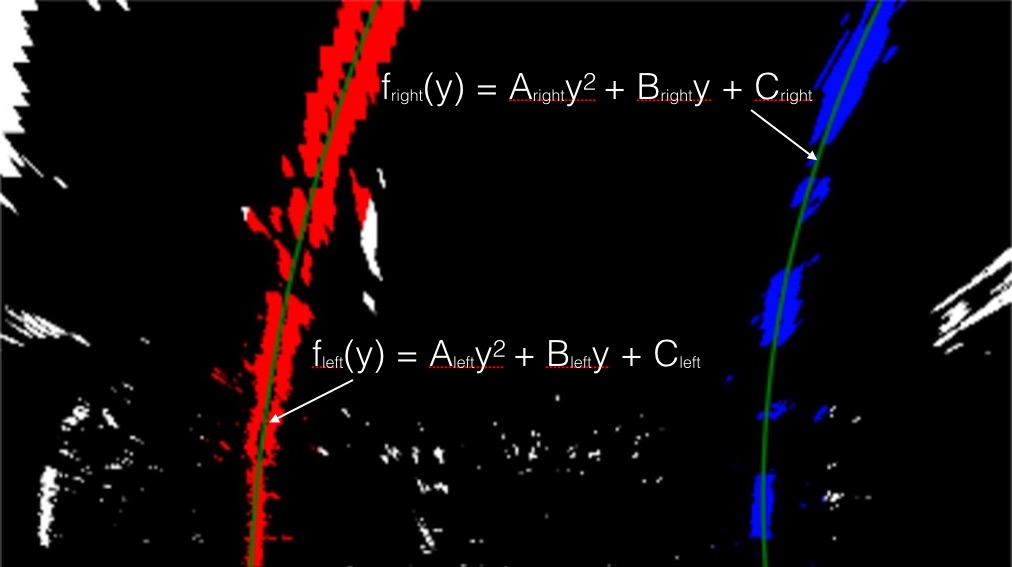
#> input picture CarND-Advanced-Lane-Lines/examples/color_fit_lines.jpg, 1012 x 567 px
$ python -i pipeline_functions.py   (imports and definitions only)   (older library calls are emulated)
#> lines starting #> are read from the running program, lines starting #| are printed output that depends on the picture; after the words box and inside, x2 and y2 are one past the last pixel; in counts of white or black regions, pixels touching at a corner belong together
####################################
## functions for lane detections
####################################
import numpy as np
import cv2
import matplotlib.pyplot as plt


def scale_to_uint(img, base):
    '''
    scale to 8-bit (0 - 255) and quantize it so that the
    maximum pixel intensity corresponds    to maximum value
    in the quantization base.
    Inputs
    img: 2D Numpy array of an image
    base: quantization base such as np.uint8 or np.uint16
    ---
    Returns
     Numpy array of scaled image
    '''
    abs_img = np.abs(img)
    max_abs_img = np.max(abs_img)
    max_uint = np.iinfo(base).max
    scaled = base(max_uint*img/max_abs_img)
    return scaled


def apply_threshold(img, min_threshold, max_threshold):
    '''
    Apply thresholding and returns a binary image where the
    non-zero pixels of that binary image corresponds to pixel
    in the original image with intensity value between min and
    max threshold parameters
    Inputs
    img: 2D Numpy array of an image
    min_threshold: the minimum value of thresholding range
    max_threshold: the maximum value of thresholding range
    ---
    Returns
     A 2D numpy array of a binary image with non zero pixels
    at locations that fall within the min and max thresholds
    '''
    binary_output = np.zeros_like(img)
    binary_output[(img >= min_threshold) & (img <= max_threshold)] = 1
    return binary_output


def scale_and_apply_threshold(img, min_threshold, max_threshold):
    '''
    Quantize, scale input image then apply thresholding.
    The quantization base is uint8
    Inputs
    img: 2D Numpy array of an image
    min_threshold: the minimum value of thresholding range
    max_threshold: the maximum value of thresholding range
    ---
    Returns
     A 2D numpy array of a binary image with non zero pixels
    at locations that fall within the min and max thresholds
    '''
    abs_img = np.abs(img)

    # scale to 8-bit (0 - 255) then convert to type = np.uint8
    scaled = scale_to_uint(abs_img, np.uint8)

    binary_output = apply_threshold(scaled, min_threshold, max_threshold)
    return binary_output


def detector_xy(img, orient='x', thresh_min=0, thresh_max=255):
    '''
    Gradient detector along x or y direction.
    Inputs
    img: input image in RGB format
    orient: set it to 'x' or 'y' to detect edges along horizontal and
            vertical direction respectively
    thresh_min: minimum absolute value of a gradient to detect an edge
    thresh_max: maximum absolute value of a gradient to detect an edge
    ---
    Returns
    A 2D numpy array of a binary image with non zero pixels
    at locations with gradient that fall within the min and max thresholds
    '''
#> called with orient = 'x', thresh_min = 40, thresh_max = 100
    ## convert to grayscale
    gray = cv2.cvtColor(img, cv2.COLOR_RGB2GRAY)

    ## take the derivative in x or y given orient = 'x' or 'y'
    if orient == 'x':
        sobel = cv2.Sobel(gray, cv2.CV_64F, 1, 0)
    elif orient == 'y':
        sobel = cv2.Sobel(gray, cv2.CV_64F, 0, 1)

    binary_output = scale_and_apply_threshold(sobel, thresh_min, thresh_max)
#> in scale_and_apply_threshold, `abs_img = np.abs(img)`:
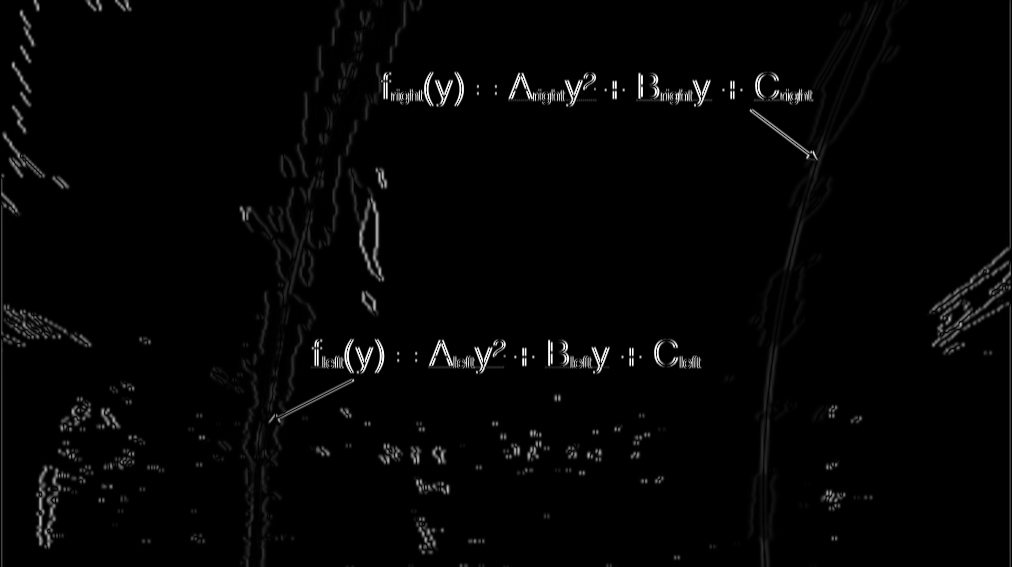
#> abs_img: shape (567, 1012) float64; min 0, max 1016, mean 17.8; drawn with min black and max white
#> in scale_to_uint, `max_abs_img = np.max(abs_img)`: max_abs_img = 1016
#> in scale_and_apply_threshold, `binary_output = apply_threshold(scaled, min_threshold, max_threshold)`:
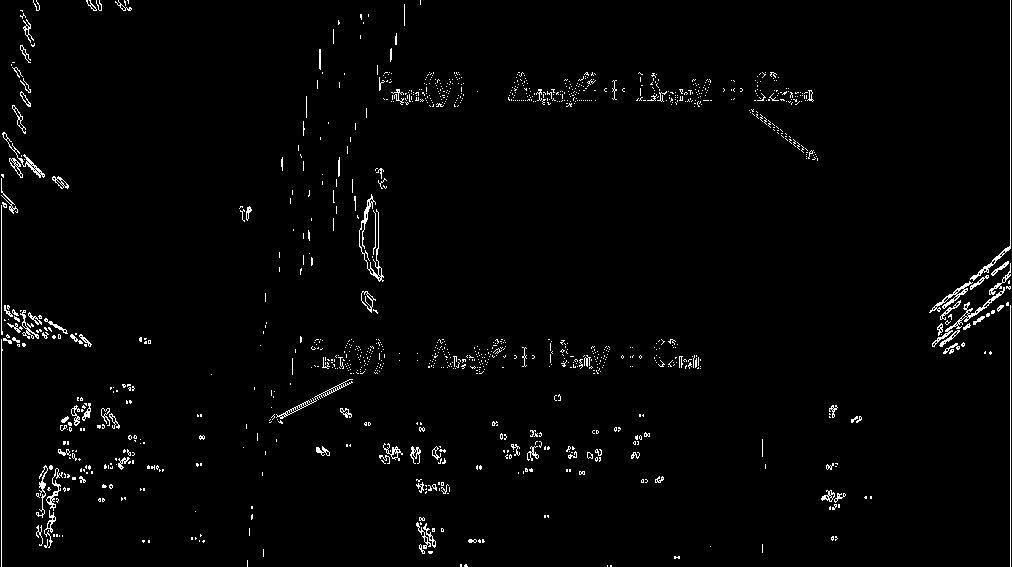
#> binary_output: shape (567, 1012); values 0 (black) and 1 (white), 2% white in thin lines or dots

    return binary_output


def detector_mag(img, sobel_kernel=3, thresh_min=0, thresh_max=255):
    '''
    Gradient detector that combines detection along x and y direction.
    Inputs
    img: input image in RGB format
    orient: set it to 'x' or 'y' to detect edges along horizontal and
            vertical direction respectively
    sobel_kernel: size of sobel kernel, it must be an odd positive integer
    thresh_min: minimum absolute value of a gradient to detect an edge
    thresh_max: maximum absolute value of a gradient to detect an edge
    ---
    Returns
    A 2D numpy array of a binary image with non zero pixels
    at locations with gradient that fall within the min and max thresholds
    '''
#> called with sobel_kernel = 3, thresh_min = 30, thresh_max = 100
    ## convert to grayscale
    gray = cv2.cvtColor(img, cv2.COLOR_RGB2GRAY)

    # take the gradient in x and y separately
    sobelx = cv2.Sobel(gray, cv2.CV_64F, 1, 0, ksize=sobel_kernel)
    sobely = cv2.Sobel(gray, cv2.CV_64F, 0, 1, ksize=sobel_kernel)
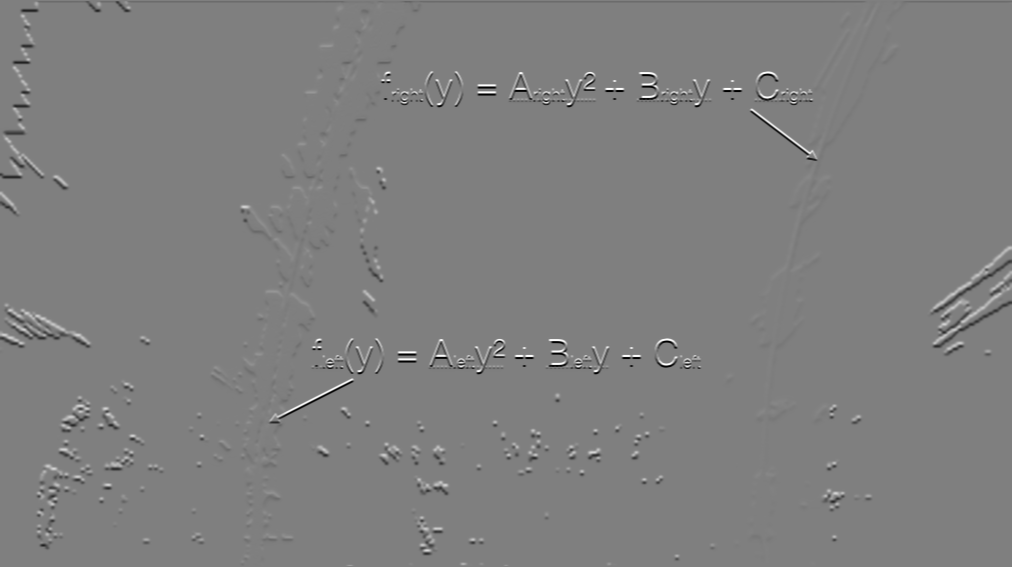
#> sobely: shape (567, 1012) float64; min -1016, max 1016, mean -0.6; drawn with min black and max white

    # calculate the magnitude
    sobelxy_mag = np.sqrt(sobelx**2 + sobely**2)
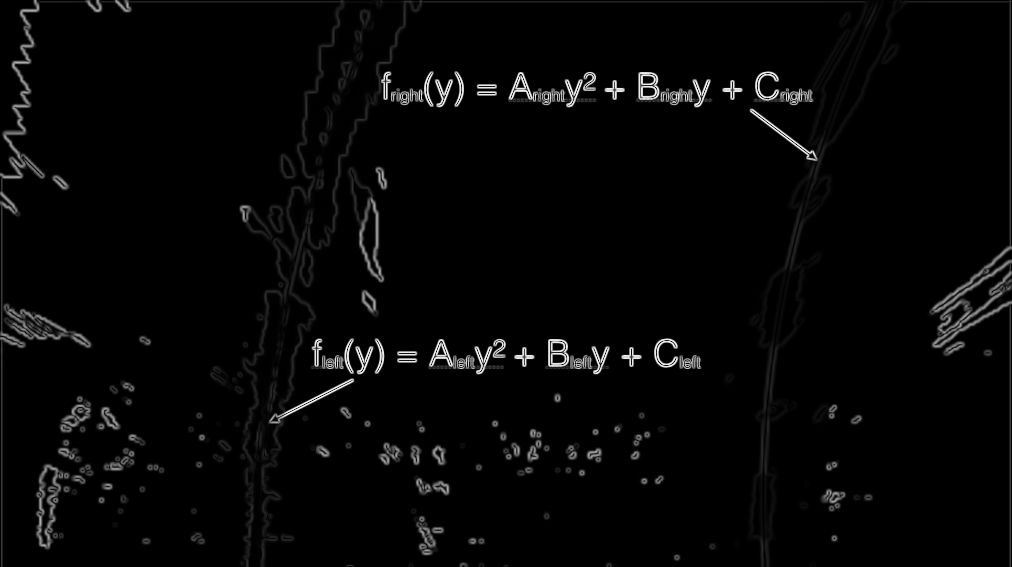
#> sobelxy_mag: shape (567, 1012) float64; min 0, max 1100.9, mean 26.2; drawn with min black and max white

    binary_output = scale_and_apply_threshold(sobelxy_mag, thresh_min, thresh_max)
#> in scale_and_apply_threshold (call 2), `binary_output = apply_threshold(scaled, min_threshold, max_threshold)`: binary_output: shape (567, 1012); values 0 (black) and 1 (white), 3.3% white in thin lines or dots

    return binary_output


# [30 lines left out: function detector_direction, not called in this run]


def detector_combined(img, sobel_thresh=(20,100), sobel_kernel=3, mag_thresh=(30,100)):
    '''
    This detector combines the detections of three gradient detectors and
    mask the detection result to keep only the detection at non-black pixels
    Inputs
    img: input image in RGB format
    sobel_thresh:
    sobel_kernel:
    mag_thresh:
    orient: set it to 'x' or 'y' to detect edges along horizontal and vertical direction respectively
    thresh_min: minimum absolute value of a gradient to detect an edge
    thresh_max: maximum absolute value of a gradient to detect an edge
    ---
    Returns
    A 2D numpy array of a binary image with non zero pixels with
    at detection pixel locations.
    '''
    binary_output_sobel = detector_xy(img, 'x', sobel_thresh[0], sobel_thresh[1])
    binary_output_mag = detector_mag(img, sobel_kernel, mag_thresh[0], mag_thresh[1])

    hls_image = cv2.cvtColor(img, cv2.COLOR_RGB2HLS)
#> hls_image: shape (567, 1012, 3); mean of channels 0, 1, 2 18.7, 13.3, 36.2

    black_color = cv2.inRange(hls_image, np.uint8([0,0,0]), np.uint8([75,255,255]))
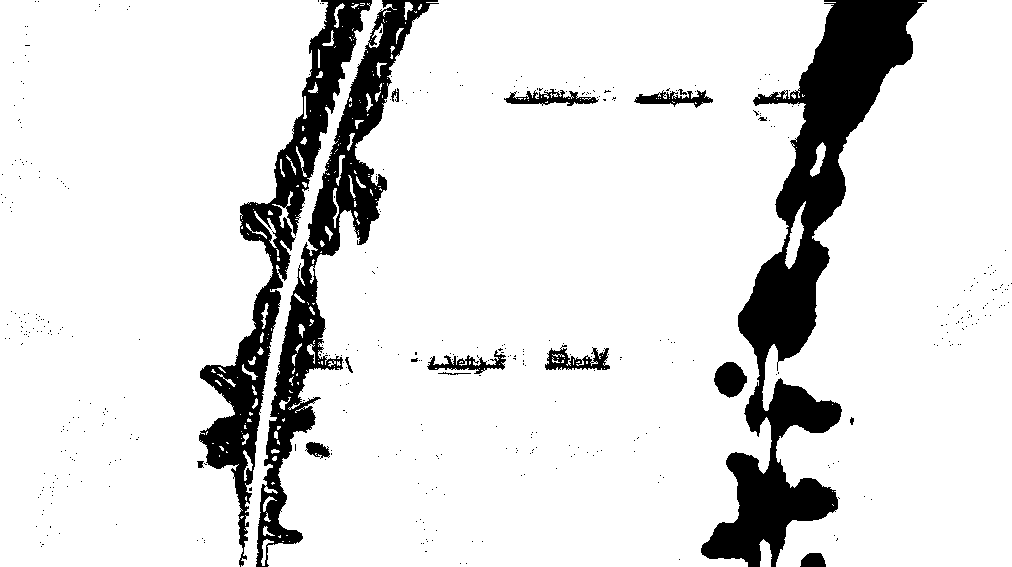
#> black_color: shape (567, 1012); 87.4% white; 441 black regions (423 under 20 px), largest, box (x1, y1, x2, y2) and area: (701, 0, 927, 567) 34122, (256, 0, 439, 567) 16898, (199, 0, 372, 567) 16133
#> in detector_pipeline, `combined_thresh_binary = detector_combined(img, sobel_thresh=(40,100),..`: combined_thresh_binary: shape (567, 1012); values 0 (black) and 1 (white), 3.9% white in thin lines or dots

    combined = np.zeros_like(binary_output_mag)
    combined[(((binary_output_sobel == 1) | (binary_output_mag == 1)) & (black_color != 1))] = 1

    return combined


def detector_color(img, color_thresh_input=(170, 255)):
    '''
    Color selection for yellow and white, using the HLS and HSV color space
    Inputs
    img: input image in RGB format
    thresh_min: minimum absolute value of Hue value to detect
    thresh_max: maximum absolute value of Hue value to detect
    ---
    Returns
    A 2D numpy array of a binary image with non zero pixels with
    at detection pixel locations.
    '''
#> called with color_thresh_input = (170, 255)
    ## convert to HLS color space and separate the S channel
    hls_image = cv2.cvtColor(img, cv2.COLOR_BGR2HLS).astype(np.float)
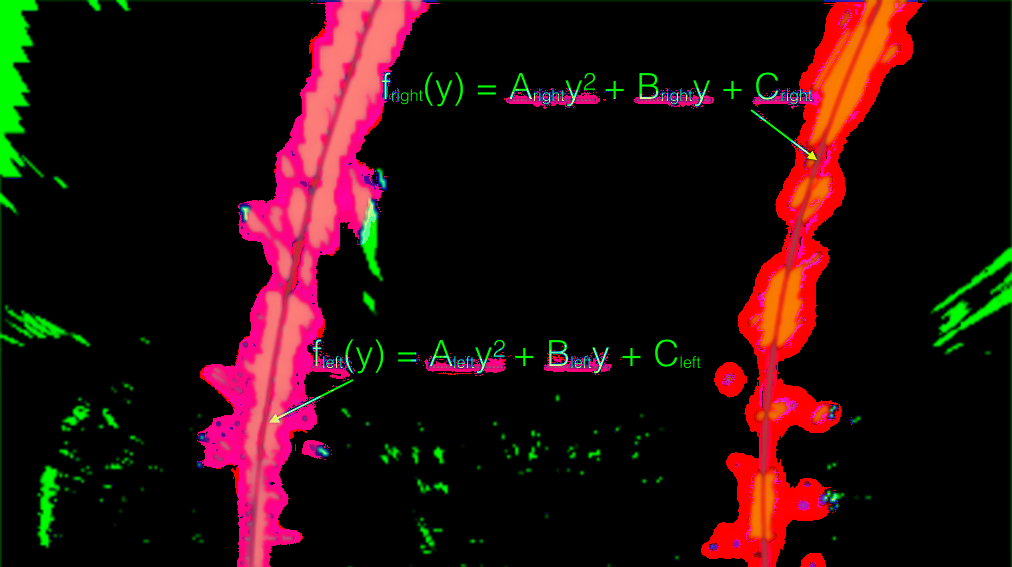
#> hls_image: shape (567, 1012, 3) float64; mean of channels 0, 1, 2 12.2, 13.3, 36.2; drawn as B, G, R
    l_channel = hls_image[:,:,1]
    s_channel = hls_image[:,:,2]

    ## convert to the HSV color space
    hsv_image = cv2.cvtColor(img, cv2.COLOR_BGR2HSV)
#> hsv_image: shape (567, 1012, 3); mean H, S, V 12.1, 36.7, 19.5

    ## selecting colors yellow and white
    white_color = cv2.inRange(hls_image, np.uint8([10,200,0]), np.uint8([255,255,255]))
#> white_color: shape (567, 1012); 0.29% white in thin lines or dots
    yellow_color = cv2.inRange(hsv_image, np.uint8([15,60,130]), np.uint8([150,255,255]))
#> yellow_color: shape (567, 1012); 3.3% white; 104 white regions (92 under 20 px), largest, box (x1, y1, x2, y2) and area: (308, 0, 421, 248) 6002, (298, 0, 375, 177) 4365, (253, 295, 314, 567) 3378

    ## combine yellow and white masks
    combined_color_images = cv2.bitwise_or(white_color, yellow_color)
#> combined_color_images: shape (567, 1012); 3.6% white; 358 white regions (330 under 20 px), largest, box (x1, y1, x2, y2) and area: (308, 0, 421, 248) 6002, (298, 0, 375, 177) 4365, (253, 295, 321, 567) 3487

    ## threshold color channel
    s_binary = apply_threshold(combined_color_images, color_thresh_input[0], color_thresh_input[1])

    l_binary = apply_threshold(l_channel, color_thresh_input[0], color_thresh_input[1])
#> l_binary: shape (567, 1012) float64; values 0 (black) and 1 (white), 2% white; 194 white regions (131 under 20 px), largest, box (x1, y1, x2, y2) and area: (0, 0, 37, 177) 3755, (361, 199, 379, 276) 775, (39, 467, 59, 546) 729

    ## combined binaries
    combined_binary = np.zeros_like(s_channel)
    combined_binary[((s_binary > 0) & (l_binary > 0)) | (combined_color_images > 0)] = 1

    return combined_binary


def detector_pipeline(img, sobel_thresh=(40,100), sobel_kernel=3, mag_thresh=(30,100), color_thresh_input=(170, 255)):
    '''
    This detector pipeline combines the detection from color detector and combined edge detectors
    Inputs
    img: input image in RGB format
    sobel_thresh: a tuple of two intergers from 0 to 255 for min and max detection threshold based on sobel kernel
    sobel_kernel: size of sobel kernel, this should be an odd integer value
    mag_thresh: a tuple of two intergers from 0 to 255 for min and max detection threshold based on sobel kernel
    color_thresh_input: min and max detection threshold of Hue values
    ---
    Returns
    A 2D numpy array of a binary image with non zero pixels with
    at detection pixel locations.
    '''
    ## denoise image
    img = cv2.fastNlMeansDenoisingColored(img,7,13,21,5)

    ## sobel, magnitude, direction threshold binary
    combined_thresh_binary = detector_combined(img, sobel_thresh=(40,100), sobel_kernel=3, mag_thresh=(30,100))

    ## color threshold binary
    color_thresh_binary = detector_color(img, color_thresh_input=color_thresh_input)

    ## combine the binaries
    combined_binary = np.zeros_like(color_thresh_binary)
    combined_binary[(color_thresh_binary == 1) | (combined_thresh_binary == 1)] = 1

    return combined_binary


# [252 lines left out: functions transform_image, histogram, get_left_right_lane_points, polyfit, get_next_left_right_lane_points, calculate_curvature, not called in this run]

>>> import cv2
>>> picture = cv2.cvtColor(cv2.imread('examples/color_fit_lines.jpg'), cv2.COLOR_BGR2RGB)
>>> result = detector_pipeline(picture)
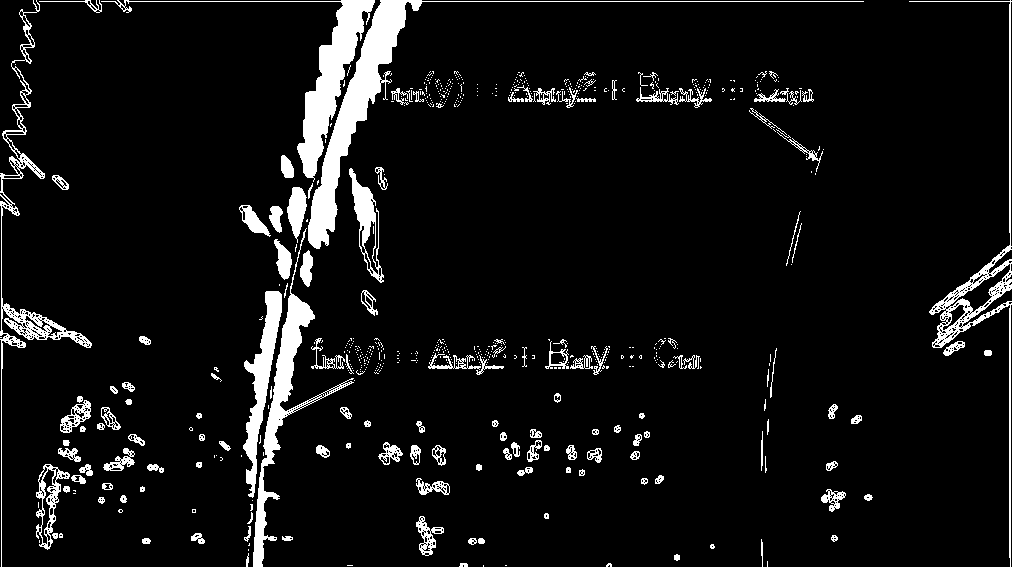
#> result: shape (567, 1012) float64; values 0 (black) and 1 (white), 7.1% white; 665 white regions (522 under 20 px), largest, box (x1, y1, x2, y2) and area: (308, 0, 864, 249) 6866, (101, 0, 375, 182) 4968, (253, 228, 354, 567) 4062
